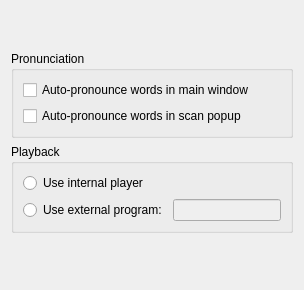
     <widget class="QWidget" name="tab_2">
      <attribute name="icon">
       <iconset resource="resources.qrc">
        <normaloff>:/icons/playsound.png</normaloff>:/icons/playsound.png</iconset>
      </attribute>
      <attribute name="title">
       <string>&amp;Audio</string>
      </attribute>
      <layout class="QVBoxLayout" name="verticalLayout_7">
       <item>
        <spacer name="verticalSpacer_4">
         <property name="orientation">
          <enum>Qt::Vertical</enum>
         </property>
         <property name="sizeHint" stdset="0">
          <size>
           <width>20</width>
           <height>40</height>
          </size>
         </property>
        </spacer>
       </item>
       <item>
        <widget class="QGroupBox" name="groupBox_3">
         <property name="title">
          <string>Pronunciation</string>
         </property>
         <layout class="QVBoxLayout" name="verticalLayout_15">
          <item>
           <widget class="QCheckBox" name="pronounceOnLoadMain">
            <property name="text">
             <string>Auto-pronounce words in main window</string>
            </property>
           </widget>
          </item>
          <item>
           <widget class="QCheckBox" name="pronounceOnLoadPopup">
            <property name="text">
             <string>Auto-pronounce words in scan popup</string>
            </property>
           </widget>
          </item>
         </layout>
        </widget>
       </item>
       <item>
        <widget class="QGroupBox" name="groupBox_4">
         <property name="title">
          <string>Playback</string>
         </property>
         <layout class="QVBoxLayout" name="verticalLayout_16">
          <item>
           <widget class="QRadioButton" name="useInternalPlayer">
            <property name="toolTip">
             <string>Play audio files via FFmpeg + lib</string>
            </property>
            <property name="text">
             <string>Use internal player</string>
            </property>
           </widget>
          </item>
          <item>
           <layout class="QHBoxLayout" name="horizontalLayout_12">
            <item>
             <widget class="QRadioButton" name="useExternalPlayer">
              <property name="toolTip">
               <string>Use any external program to play audio files</string>
              </property>
              <property name="text">
               <string>Use external program:</string>
              </property>
             </widget>
            </item>
            <item>
             <widget class="QLineEdit" name="audioPlaybackProgram">
              <property name="enabled">
               <bool>false</bool>
              </property>
             </widget>
            </item>
           </layout>
          </item>
         </layout>
        </widget>
       </item>
       <item>
        <spacer name="verticalSpacer_2">
         <property name="orientation">
          <enum>Qt::Vertical</enum>
         </property>
         <property name="sizeHint" stdset="0">
          <size>
           <width>20</width>
           <height>46</height>
          </size>
         </property>
        </spacer>
       </item>
      </layout>
     </widget>
